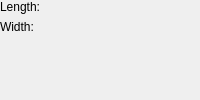
     <widget class="QWidget" name="page0_plane">
      <layout class="QGridLayout">
       <property name="leftMargin">
        <number>0</number>
       </property>
       <property name="topMargin">
        <number>0</number>
       </property>
       <property name="rightMargin">
        <number>0</number>
       </property>
       <property name="bottomMargin">
        <number>0</number>
       </property>
       <property name="spacing">
        <number>6</number>
       </property>
       <item row="0" column="0">
        <layout class="QGridLayout" name="_2">
         <property name="leftMargin">
          <number>0</number>
         </property>
         <property name="topMargin">
          <number>0</number>
         </property>
         <property name="rightMargin">
          <number>0</number>
         </property>
         <property name="bottomMargin">
          <number>0</number>
         </property>
         <property name="spacing">
          <number>6</number>
         </property>
         <item row="0" column="2">
          <widget class="Gui::QuantitySpinBox" name="planeLength" native="true">
           <property name="unit" stdset="0">
            <string notr="true">mm</string>
           </property>
           <property name="value" stdset="0">
            <double>10.000000000000000</double>
           </property>
          </widget>
         </item>
         <item row="1" column="0">
          <widget class="QLabel" name="textLabel3_2">
           <property name="text">
            <string>Width:</string>
           </property>
          </widget>
         </item>
         <item row="0" column="0">
          <widget class="QLabel" name="textLabel2_2">
           <property name="text">
            <string>Length:</string>
           </property>
          </widget>
         </item>
         <item row="1" column="2">
          <widget class="Gui::QuantitySpinBox" name="planeWidth" native="true">
           <property name="unit" stdset="0">
            <string notr="true">mm</string>
           </property>
           <property name="value" stdset="0">
            <double>10.000000000000000</double>
           </property>
          </widget>
         </item>
        </layout>
       </item>
       <item row="1" column="0">
        <spacer>
         <property name="orientation">
          <enum>Qt::Vertical</enum>
         </property>
         <property name="sizeHint" stdset="0">
          <size>
           <width>0</width>
           <height>0</height>
          </size>
         </property>
        </spacer>
       </item>
      </layout>
     </widget>
